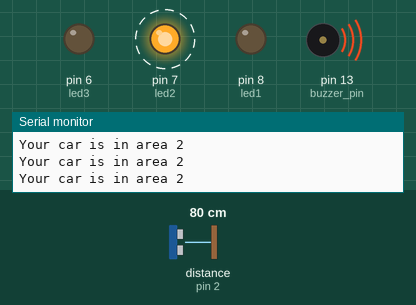
Simulated run of this sketch. Board: Arduino Uno, built with avr-gcc and run on an emulated ATmega328P. Shown: output pins drawn as LEDs (lit = HIGH), buzzer (waves = sounding), the last lines printed to the serial monitor. Wiring (inferred from the names in the program): ultrasonic range finder: trigger pin 3; echo pin 2. Dashed ring = blinking. Inputs (shaded band) come from the test bench; at power-on: distance to the obstacle (sensor on pin 2) 80 cm. The echo pulse lasts 58.3 µs per cm; pins used as bus, display or sensor lines are not drawn.

Above: at 1.4 s.
1.5 s: distance to the obstacle (sensor on pin 2) set to 56 cm
4.7 s: distance to the obstacle (sensor on pin 2) set to 49 cm
At 5.08 s:
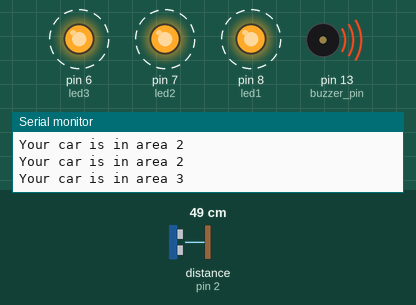
7.9 s: distance to the obstacle (sensor on pin 2) set to 250 cm
At 9.1 s:
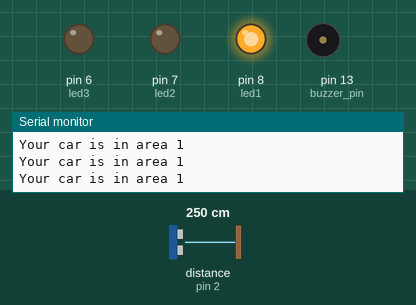
10.2 s: distance to the obstacle (sensor on pin 2) set to 154 cm
11.7 s: distance to the obstacle (sensor on pin 2) set to 147 cm
At 12.18 s:
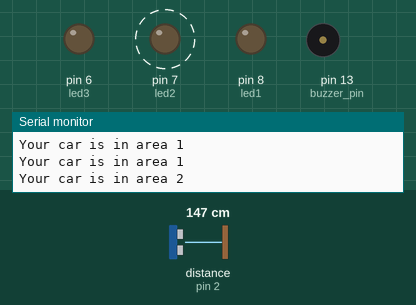
14.9 s: distance to the obstacle (sensor on pin 2) set to 18 cm
At 15.49 s:
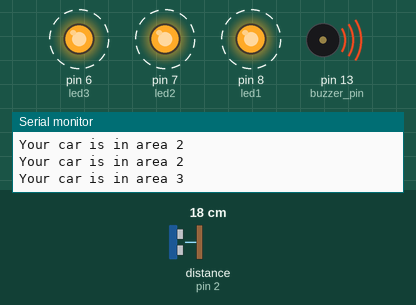
Timing chart, 0 to 19.1 s (numbered marks = the images above; inputs shaded):
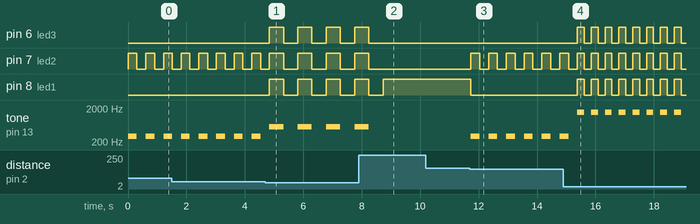

The sketch:

Lab02_22127098_CODE.ino
```cpp
int led1 = 8;			// Led 1: Blue
int led2 = 7;			// Led 2: Red
int led3 = 6;			// Led 3: Green
int trig_pin = 3;		// Trig pin
int echo_pin = 2;		// Echo pin
int buzzer_pin = 13;	// Buzzer pin
int distanceCm = 0;		// Car's current distance

void setup() {
  // Initialize serial communication
  Serial.begin(9600);

  // Set leds, trig pin, buzzer pin as outputs and echo pin as input
  pinMode(led1, OUTPUT);
  pinMode(led2, OUTPUT);
  pinMode(led3, OUTPUT);
  pinMode(trig_pin, OUTPUT);
  pinMode(echo_pin, INPUT);
  pinMode(buzzer_pin, OUTPUT);
}

void loop() {
  // Get the current distance (centimeter)
  distanceCm = getDistance();

  // If the distance is bigger than 150cm, the car is in area 1
  if (distanceCm >= 150) {
    Serial.println("Your car is in area 1");
    area1();
  }
  // If the distance is between 50cm and 150cm, the car is in area 2
  else if (distanceCm > 50 && distanceCm < 150) { //
    Serial.println("Your car is in area 2");
    area2();
  }
  // If the distance is smaller than 50cm, the car is in area 3
  else {
    Serial.println("Your car is in area 3");
    area3();
  }
}

long getDistance() {
  // Set the trig pin to LOW for 2 microseconds to ensure a clean pulse start
  digitalWrite(trig_pin, LOW);
  delayMicroseconds(2);
  // Then set it to HIGH for 10 microseconds to trigger the ultrasonic sensor
  digitalWrite(trig_pin, HIGH);
  delayMicroseconds(10);
  // Set it backs to LOW to end the pulse
  digitalWrite(trig_pin, LOW);

  // Measure the time it takes for the echo to be received back on echo pin
  long duration = pulseIn(echo_pin, HIGH);

  // Compute the distance in centimeter
  long distanceCm = duration * 0.034 / 2;

  return distanceCm;
}

void area1() {
  // Turn led 1 on and turn led 2, led 3, buzzer pin off
  digitalWrite(led1, HIGH);
  digitalWrite(led2, LOW);
  digitalWrite(led3, LOW);
  noTone(buzzer_pin);
}

void area2() {
  // Turn led 1 and led 3 off
  digitalWrite(led1, LOW);
  digitalWrite(led3, LOW);

  // Led 2 blinks and buzzer sounds beep-pause-beep
  digitalWrite(led2, HIGH);
  tone(buzzer_pin, 300);
  delay(300);

  digitalWrite(led2, LOW);
  noTone(buzzer_pin);
  delay(300);
}

void area3() {
  // Map the distance to a delay value: closer distance results in a shorter delay and beep frequency
  unsigned int time = map(distanceCm, 0, 50, 100, 500);
  unsigned int beepFrequency = map(distanceCm, 0, 50, 2000, 500);

  // All leds blink and buzzer sounds beep-pause-beep
  digitalWrite(led1, HIGH);
  digitalWrite(led2, HIGH);
  digitalWrite(led3, HIGH);
  tone(buzzer_pin, beepFrequency);
  delay(time);

  digitalWrite(led1, LOW);
  digitalWrite(led2, LOW);
  digitalWrite(led3, LOW);
  noTone(buzzer_pin);
  delay(time);
}
```

Measured:
- the behaviour switches between 52 and 51 cm on distance to the obstacle (sensor on pin 2) (found by bisection; images 0 and 1)
- the behaviour switches between 152 and 151 cm on distance to the obstacle (sensor on pin 2) (found by bisection; images 2 and 3)
- after the input at 4.7 s, pin 6 (led3), pin 8 (led1): alternates HIGH for 0.48 s and LOW for 0.49 s, starting after 0.14 s; pin 7 (led2): alternates HIGH for 0.48 s and LOW for 0.49 s, starting after 0.62 s; tone on pin 13 (buzzer_pin): alternates 560 Hz for 0.48 s and silent for 0.49 s, starting after 0.14 s
- after the input at 7.9 s, pin 6 (led3), pin 7 (led2): goes on until 8.2 s, then stays LOW; pin 8 (led1): goes on until 8.7 s, then stays HIGH; tone on pin 13 (buzzer_pin): goes on until 8.2 s, then stays silent
- after the input at 11.7 s, pin 7 (led2): alternates HIGH for 0.30 s and LOW for 0.31 s, starting at once; pin 8 (led1): HIGH → LOW at once; tone on pin 13 (buzzer_pin): alternates 300 Hz for 0.30 s and silent for 0.31 s, starting at once
- after the input at 14.9 s, pin 6 (led3), pin 8 (led1): alternates HIGH for 0.24 s and LOW for 0.24 s, starting after 0.48 s
- by itself, pin 7 (led2): alternates HIGH for 0.30 s and LOW for 0.30 s
- by itself, tone on pin 13 (buzzer_pin): alternates 300 Hz for 0.30 s and silent for 0.30 s
